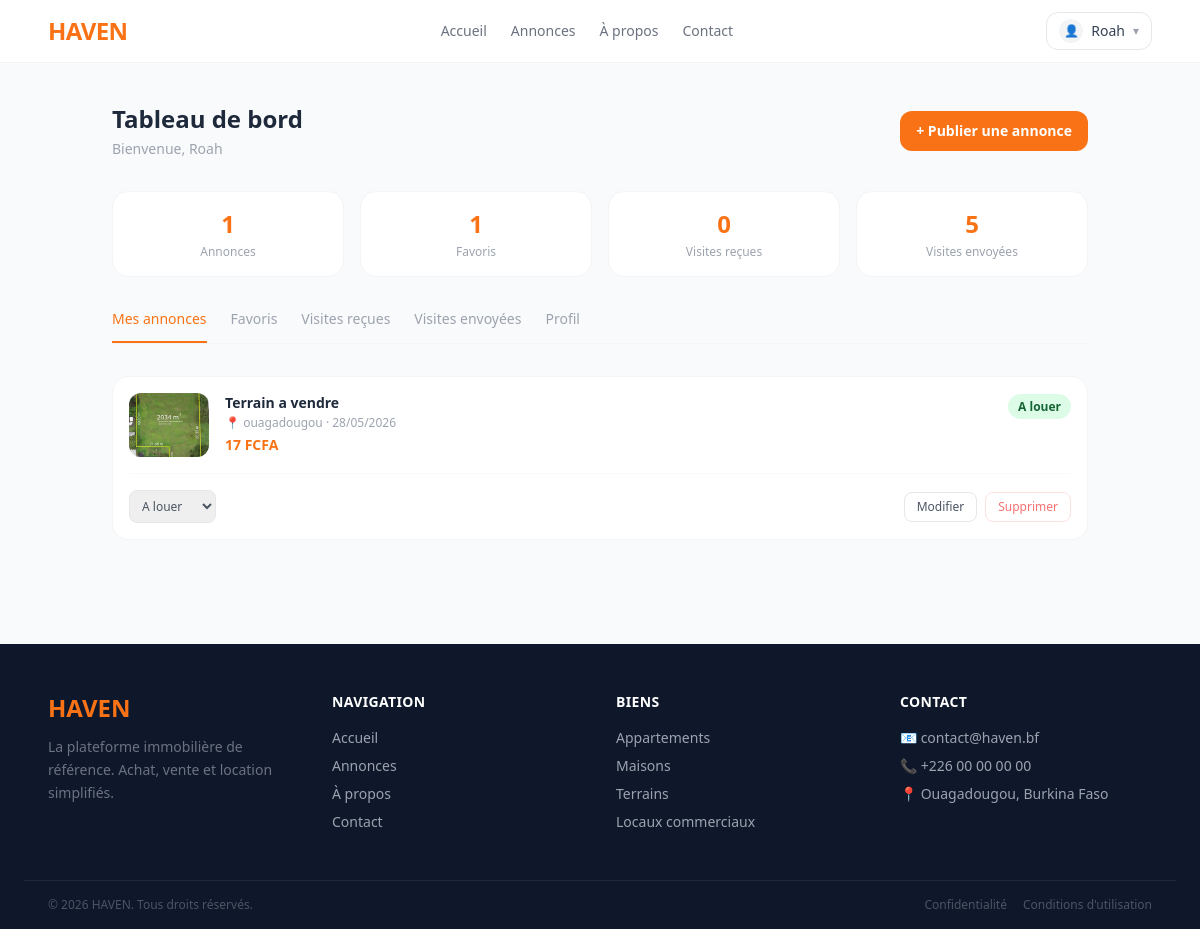
Page /dashboard/ (signed in) on the earlier database version.
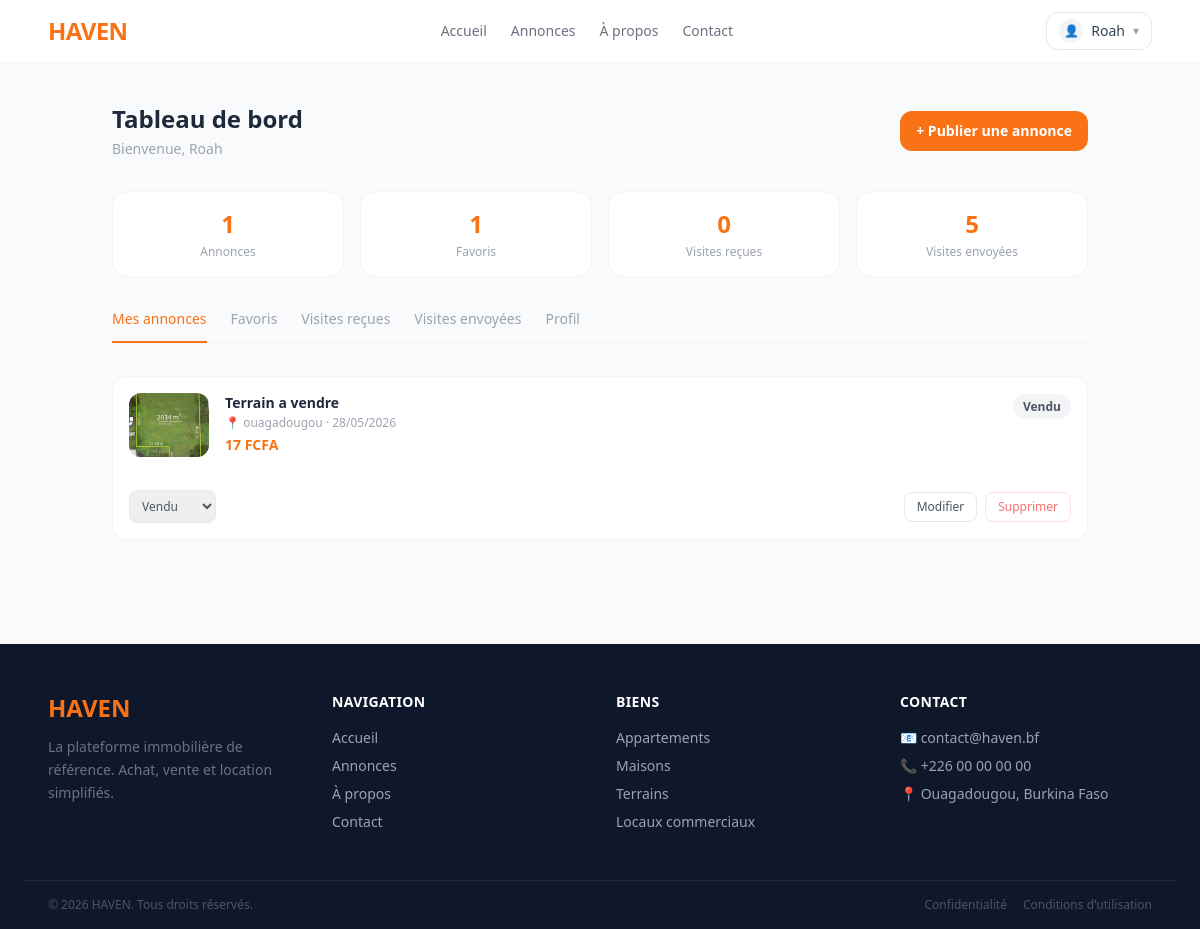
Same page on the later database version.
### apps/listings/models.py (models this page shows, shortened)
class Listing(models.Model):
    STATUS = [
        ('En vente', 'En vente'),
        ('A louer', 'A louer'),
        ('Vendu', 'Vendu'),
        ('Loué', 'Loué'),
    ]
    TYPES = [
        ('Appartement', 'Appartement'),
        ('Maison', 'Maison'),
        ('Local commercial', 'Local commercial'),
        ('Terrain', 'Terrain'),
    ]
    user = models.ForeignKey(settings.AUTH_USER_MODEL,
                            on_delete=models.CASCADE)
    title = models.CharField(max_length=255)
    description = models.TextField()
    property_type = models.CharField(max_length=20, choices=TYPES)
    status = models.CharField(max_length=20, choices=STATUS)
    price = models.DecimalField(max_digits=14,decimal_places=2)
    bathrooms = models.IntegerField()
    bedrooms = models.IntegerField()
    is_available = models.BooleanField(default=True)
    city = models.CharField(max_length=255)
    longitude = models.DecimalField(max_digits=9, decimal_places=6)
    latitude = models.DecimalField(max_digits=9, decimal_places=6)
    created_at = models.DateTimeField(auto_now_add=True)
    area = models.DecimalField(max_digits=8, decimal_places=2, null=True, blank=True)
    is_approved = models.BooleanField(default=False)
    def get_first_image(self):
        first = self.images.first()
        return first.image.url if first else None
    class Meta:
        ordering = ['-created_at']

class Images(models.Model):
    listing = models.ForeignKey(Listing,on_delete=models.CASCADE, related_name='images')
    image = models.ImageField(upload_to='listings/images/')
    class Meta:
        ordering = ['listing']

### apps/listings/views.py (the view)
# urls.py: path('dashboard/', views.dashboard, name='dashboard'),
@login_required
def dashboard(request):
    listings = Listing.objects.filter(user=request.user).order_by('-created_at')
    context = {
        **get_dashboard_context(request.user),
        'listings': listings,
        'active_tab': 'listings',
    }
    return render(request, 'dashboard/index.html', context)

### apps/listings/views.py (called while the page is built)
def get_dashboard_context(user):
    return {
        'listings_count': Listing.objects.filter(user=user).count(),
        'favorites_count': Favorite.objects.filter(user=user).count(),
        'visits_received_count': Visit.objects.filter(receiver=user).count(),
        'visits_sent_count': Visit.objects.filter(sender=user).count(),
        'visits_pending_count': Visit.objects.filter(receiver=user, status='En attente').count(),
    }

### templates/dashboard/index.html (shortened to what this page needs)
{% extends 'base.html' %}
{% load listing_tags %}
{% block content %}
<div class="max-w-5xl mx-auto px-6 py-10">
    <div class="flex items-center justify-between mb-8">
        <div>
            <h1 class="text-2xl font-bold text-slate-800">Tableau de bord</h1>
            <p class="text-sm text-gray-400 mt-1">Bienvenue, {{ request.user.username }}</p>
        </div>
        <a href="{% url 'create-listing' %}"
           class="bg-orange-500 hover:bg-orange-600 text-white text-sm font-semibold px-4 py-2.5 rounded-xl transition-colors">
            + Publier une annonce
        </a>
    </div>
    <div class="grid grid-cols-2 md:grid-cols-4 gap-4 mb-8">
        <div class="bg-white border border-gray-100 rounded-2xl p-4 text-center">
            <p class="text-2xl font-bold text-orange-500">{{ listings_count }}</p>
            <p class="text-xs text-gray-400 mt-1">Annonces</p>
        </div>
        <div class="bg-white border border-gray-100 rounded-2xl p-4 text-center">
            <p class="text-2xl font-bold text-orange-500">{{ favorites_count }}</p>
            <p class="text-xs text-gray-400 mt-1">Favoris</p>
        </div>
        <div class="bg-white border border-gray-100 rounded-2xl p-4 text-center">
            <p class="text-2xl font-bold text-orange-500">{{ visits_received_count }}</p>
            <p class="text-xs text-gray-400 mt-1">Visites reçues</p>
        </div>
        <div class="bg-white border border-gray-100 rounded-2xl p-4 text-center">
            <p class="text-2xl font-bold text-orange-500">{{ visits_sent_count }}</p>
            <p class="text-xs text-gray-400 mt-1">Visites envoyées</p>
        </div>
    </div>
    <div class="flex gap-6 border-b border-gray-100 mb-8 text-sm font-medium overflow-x-auto">
        <a href="{% url 'dashboard' %}"
           class="pb-3 whitespace-nowrap {% if active_tab == 'listings' %}border-b-2 border-orange-500 text-orange-500{% else %}text-gray-400 hover:text-gray-600{% endif %}">
            Mes annonces
        </a>
        <a href="{% url 'favorite' %}"
           class="pb-3 whitespace-nowrap {% if active_tab == 'favorites' %}border-b-2 border-orange-500 text-orange-500{% else %}text-gray-400 hover:text-gray-600{% endif %}">
            Favoris
        </a>
        <a href="{% url 'visits_received' %}"
           class="pb-3 whitespace-nowrap {% if active_tab == 'received' %}border-b-2 border-orange-500 text-orange-500{% else %}text-gray-400 hover:text-gray-600{% endif %}">
            Visites reçues
        </a>
        <a href="{% url 'visits_sent' %}"
           class="pb-3 whitespace-nowrap {% if active_tab == 'sent' %}border-b-2 border-orange-500 text-orange-500{% else %}text-gray-400 hover:text-gray-600{% endif %}">
            Visites envoyées
        </a>
        <a href="{% url 'profile' %}"
           class="pb-3 whitespace-nowrap {% if active_tab == 'profile' %}border-b-2 border-orange-500 text-orange-500{% else %}text-gray-400 hover:text-gray-600{% endif %}">
            Profil
        </a>
    </div>
    {% block tab_content %}
    <div id="listings-list" class="space-y-4">
        {% for listing in listings %}
            {% include 'dashboard/partials/listing_row.html' %}
        {% endfor %}
    </div>
    {% endblock %}
</div>
{% endblock %}

### templates/dashboard/partials/listing_row.html
<div id="listing-{{ listing.pk }}"
     class="bg-white border border-gray-100 rounded-2xl p-4">
    <div class="flex gap-4 items-start">
        <div class="w-20 h-16 rounded-xl overflow-hidden bg-gray-100 flex-shrink-0">
            {% if listing.get_first_image %}
                <img src="{{ listing.get_first_image }}" class="w-full h-full object-cover">
            {% else %}
                <div class="w-full h-full flex items-center justify-center text-2xl">🏠</div>
            {% endif %}
        </div>
        <div class="flex-1 min-w-0">
            <h3 class="font-semibold text-slate-800 text-sm truncate">{{ listing.title }}</h3>
            <p class="text-xs text-gray-400 mt-0.5">📍 {{ listing.city }} · {{ listing.created_at|date:"d/m/Y" }}</p>
            <p class="text-orange-500 font-bold text-sm mt-1">{{ listing.price|floatformat:0 }} FCFA</p>
        </div>
        <div class="flex-shrink-0">
            {% include 'dashboard/partials/status_badge.html' %}
        </div>
    </div>
    <div class="flex flex-wrap items-center gap-2 mt-4 pt-4 border-t border-gray-50">
        <select name="status"
                hx-post="{% url 'listing_change_status' listing.pk %}"
                hx-target="#listing-{{ listing.pk }} .status-badge"
                hx-swap="outerHTML"
                hx-include="this"
                class="border border-gray-200 rounded-lg px-2 py-1.5 text-xs text-gray-600 focus:outline-none focus:ring-2 focus:ring-orange-400">
            {% for value, label in listing.STATUS %}
            <option value="{{ value }}" {% if listing.status == value %}selected{% endif %}>{{ label }}</option>
            {% endfor %}
        </select>
        <div class="flex gap-2 ml-auto">
            <a href="{% url 'listing_edit' listing.pk %}"
               class="border border-gray-200 text-gray-600 hover:border-orange-400 hover:text-orange-500 text-xs font-medium px-3 py-1.5 rounded-lg transition-colors">
                Modifier
            </a>
            <button hx-post="{% url 'listing_delete' listing.pk %}"
                    hx-target="#listing-{{ listing.pk }}"
                    hx-swap="outerHTML swap:300ms"
                    hx-confirm="Supprimer cette annonce ?"
                    class="border border-red-100 text-red-400 hover:bg-red-50 text-xs font-medium px-3 py-1.5 rounded-lg transition-colors">
                Supprimer
            </button>
        </div>
    </div>
</div>

### templates/dashboard/partials/status_badge.html
<span class="status-badge text-xs font-semibold px-2.5 py-1 rounded-full
    {% if listing.status == 'A louer' %}bg-green-100 text-green-800
    {% elif listing.status == 'En vente' %}bg-blue-100 text-blue-800
    {% elif listing.status == 'Vendu' %}bg-gray-100 text-gray-600
    {% else %}bg-yellow-100 text-yellow-800{% endif %}">
    {{ listing.status }}
</span>

Differences in the rows shown:
changed Listing "Terrain a vendre": status "A louer" → "Vendu"
